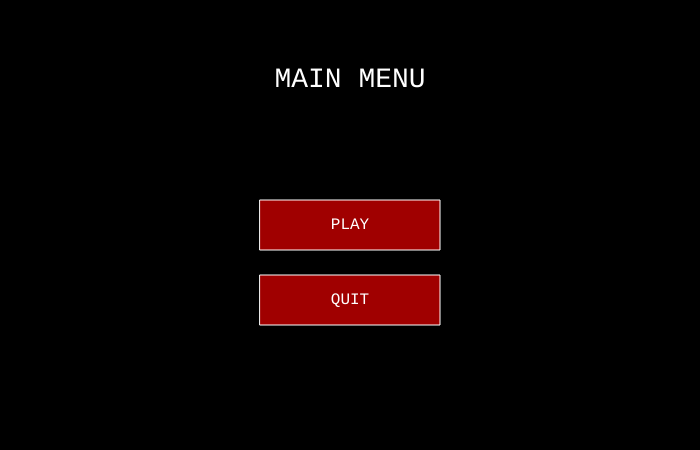
Frame 1 (no input)
Frame 60 (no input): identical to frame 1, image omitted
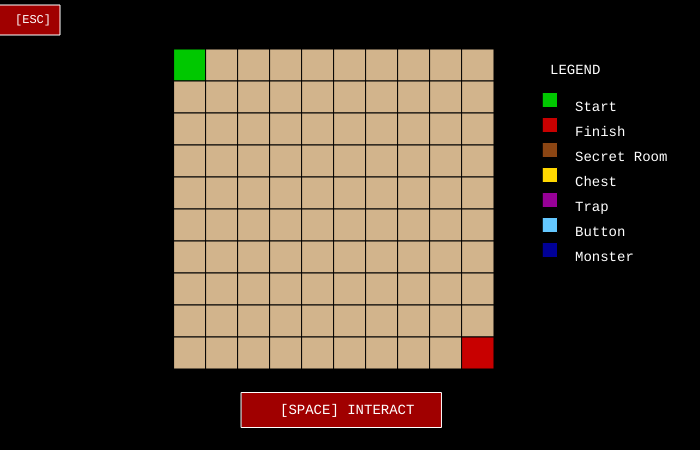
Frame 120 (the mouse pressed at the canvas centre since frame 60)

The p5.js sketch that drew these frames (run headless with seeded random() and noise() and a simulated clock; from frame 60 on, the mouse is pressed at the canvas centre):

// p5.js sketch
// ── sketch.js
let gameState = "menu";
let controllerState = "map";

// ===== MAP =====
let gridSize = 10;
let cellSize = 32;
let grid = [];
let mapVariant = 0;

// ===== START MENU BUTTONS =====
let playBtn = { x: 350, y: 225, w: 180, h: 50 };
let quitBtn = { x: 350, y: 300, w: 180, h: 50 };
let interactBtn = { x: 700 / 2.05, y: 450 - 40, w: 200, h: 35 };

// ===== PAUSE FUNCTION =====
let isPaused = false;

// ===== GAME =====
function setup() {
  createCanvas(700, 450); // wider for legend
  textFont("monospace");
  textAlign(CENTER, CENTER);
}

function draw() {
  background(0);

  if (gameState === "menu") {
    drawMenu();
  } else if (gameState === "game") {
    drawESC();
    drawInteract();
    drawDpad();
    drawGrid();
    drawLegend();

    if (isPaused) {
      drawPauseOverlay();
    }
  } else if (gameState === "quit") {
    drawQuitScreen();
    noLoop();
  }

  if (controllerState == "interact") {
    drawController();
    drawCoordinates();
  } else if (controllerState == "map") {
  }
}

// ===== START MENU =====
function drawMenu() {
  fill(255);
  textSize(28);
  text("MAIN MENU", width / 2, 80);

  drawMenuButton(playBtn, "PLAY");
  drawMenuButton(quitBtn, "QUIT");
}

function drawMenuButton(btn, label) {
  rectMode(CENTER);

  fill(160, 0, 0);
  stroke(255);
  rect(btn.x, btn.y, btn.w, btn.h);

  noStroke();
  fill(255);
  textSize(16);
  text(label, btn.x, btn.y);
}

// ===== CLICK =====
function mousePressed() {
  console.log(controllerState);
  if (gameState === "menu") {
    if (isInside(playBtn)) {
      startGame();
    } else if (isInside(quitBtn)) {
      gameState = "quit";
    }
  }
  if (controllerState === "map") {
    if (isInside(interactBtn)) {
      controllerState = "interact";
    }
  } else if (controllerState === "interact") {
    if (isInside(interactBtn)) {
      controllerState = "map";
    }
  }
}

function isInside(btn) {
  return (
    mouseX > btn.x - btn.w / 2 &&
    mouseX < btn.x + btn.w / 2 &&
    mouseY > btn.y - btn.h / 2 &&
    mouseY < btn.y + btn.h / 2
  );
}

// ===== START GAME =====
function startGame() {
  mapVariant = floor(random(3)); // 0,1,2
  generateMap(mapVariant);
  isPaused = false;
  gameState = "game";
}

// ===== KEY INPUT =====
function keyPressed() {
  if (gameState === "game") {
    if (keyCode === ESCAPE) {
      isPaused = true;
      return false;
    }

    if (key === " " && isPaused) {
      isPaused = false;
    }
  }
}

// ===== MAP GENERATION =====
function generateMap(type) {
  // clear grid
  for (let y = 0; y < gridSize; y++) {
    grid[y] = [];
    for (let x = 0; x < gridSize; x++) {
      grid[y][x] = "empty";
    }
  }

  grid[0][0] = "start";
  grid[9][9] = "finish";

  if (type === 0) {
    // createSecretRoom(2, 2);
    // createSecretRoom(6, 5);
    // grid[1][4] = "trap";
    // grid[3][7] = "trap";
    // grid[6][2] = "button";
    // grid[8][5] = "button";
    // grid[4][4] = "monster";
    // grid[7][1] = "monster";
  }

  if (type === 1) {
    // createSecretRoom(1, 5);
    // createSecretRoom(5, 1);
    // grid[2][2] = "trap";
    // grid[7][7] = "trap";
    // grid[3][3] = "button";
    // grid[6][6] = "button";
    // grid[5][4] = "monster";
    // grid[2][8] = "monster";
  }

  if (type === 2) {
    // createSecretRoom(3, 3);
    // createSecretRoom(6, 6);
    // grid[0][5] = "trap";
    // grid[5][0] = "trap";
    // grid[4][8] = "button";
    // grid[8][4] = "button";
    // grid[3][7] = "monster";
    // grid[6][2] = "monster";
  }
}

// ===== SECRET ROOM =====
function createSecretRoom(startX, startY) {
  for (let y = startY; y < startY + 3 && y < gridSize; y++) {
    for (let x = startX; x < startX + 3 && x < gridSize; x++) {
      grid[y][x] = "secret";
    }
  }

  let cx = startX + 1;
  let cy = startY + 1;
  grid[cy][cx] = "chest";
}

// ===== DRAW GRID =====
function drawGrid() {
  let gridPixelSize = gridSize * cellSize;

  let offsetX = 350 - gridPixelSize / 2;
  let offsetY = height / 2 - gridPixelSize / 2;

  for (let y = 0; y < gridSize; y++) {
    for (let x = 0; x < gridSize; x++) {
      let tile = grid[y][x];

      let col = color(210, 180, 140);

      //determines which tile is which
      if (tile === "start") col = color(0, 200, 0);
      if (tile === "finish") col = color(200, 0, 0);
      if (tile === "secret") col = color(139, 69, 19);
      if (tile === "chest") col = color(255, 215, 0);
      if (tile === "trap") col = color(150, 0, 150);
      if (tile === "button") col = color(100, 200, 255);
      if (tile === "monster") col = color(0, 0, 150);

      fill(col);
      stroke(0);

      rect(offsetX + x * cellSize, offsetY + y * cellSize, cellSize, cellSize);
    }
  }
}

// ===== LEGEND =====
function drawLegend() {
  let x = 550;
  let y = 100;

  textAlign(LEFT, CENTER);
  textSize(14);
  fill(255);
  text("LEGEND", x, y - 30);

  drawLegendItem(x, y, color(0, 200, 0), "Start");
  drawLegendItem(x, y + 25, color(200, 0, 0), "Finish");
  drawLegendItem(x, y + 50, color(139, 69, 19), "Secret Room");
  drawLegendItem(x, y + 75, color(255, 215, 0), "Chest");
  drawLegendItem(x, y + 100, color(150, 0, 150), "Trap");
  drawLegendItem(x, y + 125, color(100, 200, 255), "Button");
  drawLegendItem(x, y + 150, color(0, 0, 150), "Monster");
}

function drawLegendItem(x, y, col, label) {
  fill(col);
  rect(x, y, 15, 15);
  fill(255);
  text(label, x + 25, y + 7);
}

// ===== PAUSE =====
function drawPauseOverlay() {
  fill(0, 250);
  rect(350, 230, width, height);

  fill(255);
  textSize(24);
  text("PAUSED", width / 2.35, height / 3);

  textSize(14);
  text("Press SPACE to resume", width / 2.75, height / 2.75 + 30);
}

// ===== UI (UNCHANGED) =====
// ===== ESCAPE KEY =====
function drawESC() {
  fill(160, 0, 0);
  stroke(255);
  rect(20, 20, 80, 30);

  noStroke();
  fill(255);
  textSize(12);
  text("[ESC]", 15, 20);
}

// ===== INTERACTION =====
function drawInteract() {
  rectMode(CENTER);

  fill(160, 0, 0);
  stroke(255);
  rect(width / 2.05, height - 40, 200, 35);

  noStroke();
  fill(255);
  textSize(14);
  text("[SPACE] INTERACT", width / 2.5, height - 40);
}

// ===== CONTROLLER =====
function drawController() {
  fill(160, 0, 0);
  stroke(255);
  rect(330, 210, 325, 325);
}

function drawCoordinates() {}

// ===== KEYBOARD =====
function drawDpad() {
  // let margin = 70;
  // let cx = width - margin;
  // let cy = height - margin;
  // let gap = 45;
  // drawKey(cx, cy - gap, "↑");
  // drawKey(cx, cy + gap, "↓");
  // drawKey(cx - gap, cy, "←");
  // drawKey(cx + gap, cy, "→");
}

function drawKey(x, y, label) {
  rectMode(CENTER);

  fill(160, 0, 0);
  stroke(255);
  rect(x, y, 50, 50);

  noStroke();
  fill(255);
  textSize(20);
  text(label, x, y + 2);
}

// ===== QUIT =====
function drawQuitScreen() {
  fill(255);
  textSize(20);
  text("GAME CLOSED", width / 2, height / 2);
}
